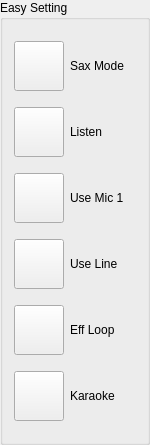
       <widget class="QGroupBox" name="groupBox_3">
        <property name="minimumSize">
         <size>
          <width>150</width>
          <height>445</height>
         </size>
        </property>
        <property name="maximumSize">
         <size>
          <width>150</width>
          <height>450</height>
         </size>
        </property>
        <property name="title">
         <string>Easy Setting</string>
        </property>
        <layout class="QGridLayout" name="gridLayout_7">
         <item row="0" column="0">
          <widget class="QPushButton" name="SaxModeButton">
           <property name="minimumSize">
            <size>
             <width>50</width>
             <height>50</height>
            </size>
           </property>
           <property name="maximumSize">
            <size>
             <width>50</width>
             <height>50</height>
            </size>
           </property>
           <property name="text">
            <string/>
           </property>
           <property name="icon">
            <iconset>
             <normaloff>icons/sax-icon.png</normaloff>icons/sax-icon.png</iconset>
           </property>
           <property name="iconSize">
            <size>
             <width>40</width>
             <height>40</height>
            </size>
           </property>
          </widget>
         </item>
         <item row="0" column="1">
          <widget class="QLabel" name="SaxModeLabel">
           <property name="maximumSize">
            <size>
             <width>80</width>
             <height>25</height>
            </size>
           </property>
           <property name="text">
            <string>Sax Mode</string>
           </property>
          </widget>
         </item>
         <item row="1" column="0">
          <widget class="QPushButton" name="pushButton">
           <property name="minimumSize">
            <size>
             <width>50</width>
             <height>50</height>
            </size>
           </property>
           <property name="maximumSize">
            <size>
             <width>50</width>
             <height>50</height>
            </size>
           </property>
           <property name="text">
            <string/>
           </property>
           <property name="icon">
            <iconset>
             <normaloff>icons/speaker-icon.png</normaloff>icons/speaker-icon.png</iconset>
           </property>
           <property name="iconSize">
            <size>
             <width>40</width>
             <height>40</height>
            </size>
           </property>
          </widget>
         </item>
         <item row="1" column="1">
          <widget class="QLabel" name="label_7">
           <property name="maximumSize">
            <size>
             <width>80</width>
             <height>25</height>
            </size>
           </property>
           <property name="text">
            <string>Listen</string>
           </property>
          </widget>
         </item>
         <item row="2" column="0">
          <widget class="QPushButton" name="pushButton_2">
           <property name="minimumSize">
            <size>
             <width>50</width>
             <height>50</height>
            </size>
           </property>
           <property name="maximumSize">
            <size>
             <width>50</width>
             <height>50</height>
            </size>
           </property>
           <property name="text">
            <string/>
           </property>
           <property name="icon">
            <iconset>
             <normaloff>icons/microphone-icon.png</normaloff>icons/microphone-icon.png</iconset>
           </property>
           <property name="iconSize">
            <size>
             <width>40</width>
             <height>40</height>
            </size>
           </property>
          </widget>
         </item>
         <item row="2" column="1">
          <widget class="QLabel" name="label_8">
           <property name="maximumSize">
            <size>
             <width>80</width>
             <height>25</height>
            </size>
           </property>
           <property name="text">
            <string>Use Mic 1</string>
           </property>
          </widget>
         </item>
         <item row="3" column="0">
          <widget class="QPushButton" name="pushButton_5">
           <property name="minimumSize">
            <size>
             <width>50</width>
             <height>50</height>
            </size>
           </property>
           <property name="maximumSize">
            <size>
             <width>50</width>
             <height>50</height>
            </size>
           </property>
           <property name="text">
            <string/>
           </property>
           <property name="icon">
            <iconset>
             <normaloff>icons/RCA-Connector-Plug-icon.png</normaloff>icons/RCA-Connector-Plug-icon.png</iconset>
           </property>
           <property name="iconSize">
            <size>
             <width>40</width>
             <height>40</height>
            </size>
           </property>
          </widget>
         </item>
         <item row="3" column="1">
          <widget class="QLabel" name="label_9">
           <property name="maximumSize">
            <size>
             <width>80</width>
             <height>25</height>
            </size>
           </property>
           <property name="text">
            <string>Use Line</string>
           </property>
          </widget>
         </item>
         <item row="4" column="0">
          <widget class="QPushButton" name="pushButton_3">
           <property name="minimumSize">
            <size>
             <width>50</width>
             <height>50</height>
            </size>
           </property>
           <property name="maximumSize">
            <size>
             <width>50</width>
             <height>50</height>
            </size>
           </property>
           <property name="text">
            <string/>
           </property>
           <property name="icon">
            <iconset>
             <normaloff>icons/piano-keyboard-icon.png</normaloff>icons/piano-keyboard-icon.png</iconset>
           </property>
           <property name="iconSize">
            <size>
             <width>40</width>
             <height>40</height>
            </size>
           </property>
          </widget>
         </item>
         <item row="4" column="1">
          <widget class="QLabel" name="label_10">
           <property name="maximumSize">
            <size>
             <width>80</width>
             <height>25</height>
            </size>
           </property>
           <property name="text">
            <string>Eff Loop</string>
           </property>
          </widget>
         </item>
         <item row="5" column="0">
          <widget class="QPushButton" name="pushButton_4">
           <property name="minimumSize">
            <size>
             <width>50</width>
             <height>50</height>
            </size>
           </property>
           <property name="maximumSize">
            <size>
             <width>50</width>
             <height>50</height>
            </size>
           </property>
           <property name="text">
            <string/>
           </property>
           <property name="icon">
            <iconset>
             <normaloff>icons/karaoke-icon.png</normaloff>icons/karaoke-icon.png</iconset>
           </property>
           <property name="iconSize">
            <size>
             <width>40</width>
             <height>40</height>
            </size>
           </property>
          </widget>
         </item>
         <item row="5" column="1">
          <widget class="QLabel" name="label_11">
           <property name="maximumSize">
            <size>
             <width>80</width>
             <height>25</height>
            </size>
           </property>
           <property name="text">
            <string>Karaoke</string>
           </property>
          </widget>
         </item>
        </layout>
       </widget>
